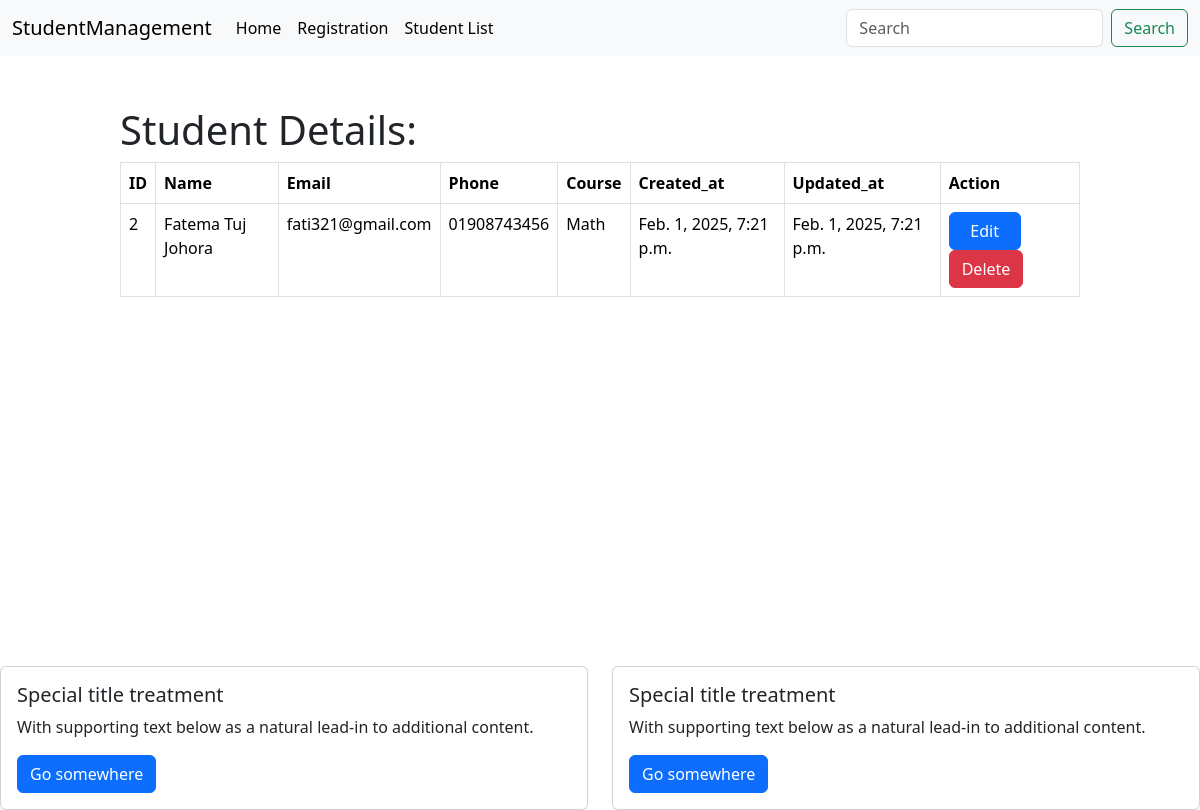
The page /student_details/2/ on the database its author committed.
### core/models.py (models this page shows, shortened)
class StudentModel(models.Model):
    class CourseChoice(models.TextChoices):
        MATH = 'Math', 'Math',
        ENGLISH = 'English', 'English',
        HISTORY = 'History', 'History',
        SICENCE = 'Science', 'Science',
        PHYSICES = 'Physices', 'Physices'
    id = models.IntegerField(primary_key = True)
    name = models.CharField(max_length=50)
    email = models.EmailField(max_length=254)
    phone = models.CharField(max_length=11)
    course = models.CharField(max_length=100, choices = CourseChoice.choices, default = CourseChoice.SICENCE)
    created_at = models.DateTimeField(auto_now_add=True)
    updated_at = models.DateTimeField(auto_now=True)

### core/views.py (the view)
# urls.py: path('student_details/<int:pk>/', views.StudentDetailView.as_view(), name = 'student_details'),
class StudentDetailView(DetailView):
    model = StudentModel
    template_name = 'students/student_details.html'
    context_object_name = 'student'
    pk_url_kwarg = 'pk'

### core/templates/students/student_details.html
{% extends 'base.html' %}
{% block content %}
    <div style="width: 80%; height: 70vh; margin: auto;">
        <h1>Student Details: </h1>
        <table class="table table-bordered">
            <thead>
              <tr>
                <th scope="col">ID</th>
                <th scope="col">Name</th>
                <th scope="col">Email</th>
                <th scope="col">Phone</th>
                <th scope="col">Course</th>
                <th scope="col">Created_at</th>
                <th scope="col">Updated_at</th>
                <th scope="col">Action</th>
              </tr>
            </thead>
            <tbody>
                    <tr>
                        <td>{{student.id}}</td>
                        <td>{{student.name}}</td>
                        <td>{{student.email}}</td>
                        <td>{{student.phone}}</td>
                        <td>{{student.course}}</td>
                        <td>{{student.created_at}}</td>
                        <td>{{student.updated_at}}</td>
                        <td>
                          <a style="width: 72px;" href="{% url 'update_student' pk=student.id %}" class="btn btn-primary btn-md">Edit</a>
                          <a href="{% url 'delete_student' pk=student.id %}" class="btn btn-danger btn-md">Delete</a>
                        </td>
                    </tr>
            </tbody>
          </table>
    </div>
{% endblock content %}

### rows shown on the page
StudentModel: id "2", name "Fatema Tuj Johora", email "fati321@gmail.com", phone "01908743456", course "Math", created_at "Feb. 1, 2025, 7:21 p.m.", updated_at "Feb. 1, 2025, 7:21 p.m."
